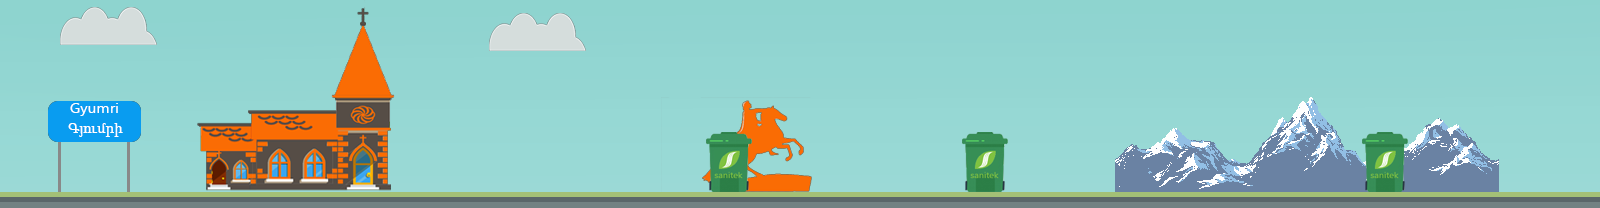

This game map was drawn from its Tiled (.tmx) file and the tilesets committed beside it. A one-line description and the trimmed map source follow:
An orthogonal 100x13 tile map with 16x16 px tiles, 1 tile layer (Слой тайлов 1), 3 tilesets, 7 image layers and 9 objects.

<map version="1.2" tiledversion="1.2.4" orientation="orthogonal" renderorder="right-down" width="100" height="13" tilewidth="16" tileheight="16" infinite="0" nextlayerid="19" nextobjectid="32">
 <tileset firstgid="1" source="Walking Platforms 8.tsx" />
 <tileset firstgid="1" name="sann" tilewidth="50" tileheight="60" tilecount="1" columns="1">
  <image source="sann.png" width="50" height="60" />
 </tileset>
 <tileset firstgid="2" name="Walking Platforms 8" tilewidth="16" tileheight="16" tilecount="0" columns="120">
  <image source="Walking Platforms 8.png" width="1920" height="300" />
 </tileset>
 <imagelayer id="2" name="background">
  <image source="skyy.png" width="2048" height="1546" />
 </imagelayer>
 <imagelayer id="10" name="ararat" offsetx="590.5" offsety="17.1667">
  <image source="horsegyumri.png" />
 </imagelayer>
 <objectgroup id="3" name="ground">
  <object id="3" x="0.181818" y="191.818" width="1600" height="16" />
  <object id="12" x="0" y="-1.5" width="0.5" height="205" />
  <object id="14" x="1599.5" y="0.5" width="0.5" height="205" />
 </objectgroup>
 <objectgroup id="15" name="Enemy_goomba">
  <object id="18" x="640" y="160.667" width="14.6667" height="30" />
  <object id="19" x="1536.67" y="160.667" width="16" height="30" />
  <object id="20" x="1054.67" y="158.667" width="18.6667" height="30.6667" />
 </objectgroup>
 <objectgroup id="18" name="Sanitek">
  <object id="28" x="720" y="168" width="22" height="36" />
  <object id="29" x="968" y="160" width="24" height="44" />
  <object id="30" x="1374" y="156" width="26" height="38" />
 </objectgroup>
 <imagelayer id="9" name="church" offsetx="149.167" offsety="-9.16666">
  <image source="gyum.png" />
 </imagelayer>
 <imagelayer id="11" name="bilboard" offsetx="-201.333" offsety="-2">
  <image source="gyumbill.png" />
 </imagelayer>
 <imagelayer id="13" name="Копия cloud" offsetx="340" offsety="-52">
  <image source="cloud.png" />
 </imagelayer>
 <imagelayer id="12" name="cloud" offsetx="-89.3333" offsety="-58.6667">
  <image source="cloud.png" />
 </imagelayer>
 <imagelayer id="14" name="mountain" offsetx="1072.3" offsety="58.6061">
  <image source="mountain.png" />
 </imagelayer>
 <imagelayer id="16" name="artsakh" offsetx="983" offsety="25">
  <image source="babo.png" />
 </imagelayer>
 <layer id="1" name="Слой тайлов 1" width="100" height="13">
  <data>[1300 cells, 103 non-empty, 15 distinct tile ids]</data>
 </layer>
</map>
